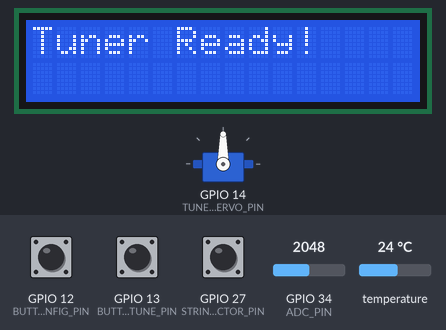
A program run on a simulated ESP32. Parts: 16×2 character LCD, servo. The test bench sets the inputs (shaded band); at power-on: GPIO 13 (BUTTON_TUNE_PIN) LOW, GPIO 34 (ADC_PIN) = 2048, GPIO 12 (BUTTON_CONFIG_PIN) LOW, GPIO 27 (STRING_SELECTOR_PIN) LOW, temperature 24 °C (analog values on the 0–4095 scale). What the program prints to the serial monitor is not drawn.

Above: at 1.2 s.
1.3 s: GPIO 13 (BUTTON_TUNE_PIN) pulled HIGH for 0.15 s
At 2.9 s:
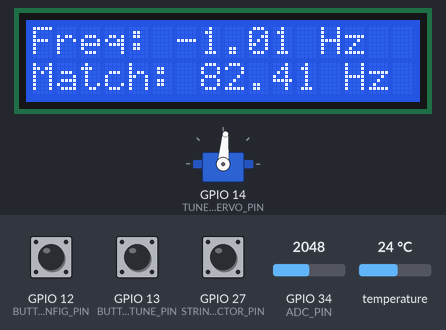
4.4 s: GPIO 34 (ADC_PIN) set to 432
7.4 s: GPIO 34 (ADC_PIN) set to 375
At 9.4 s:
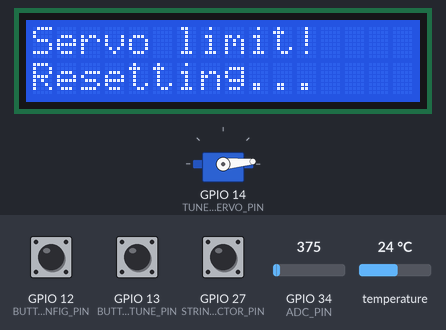
9.6 s: GPIO 12 (BUTTON_CONFIG_PIN) pulled HIGH for 0.15 s
At 11.4 s:
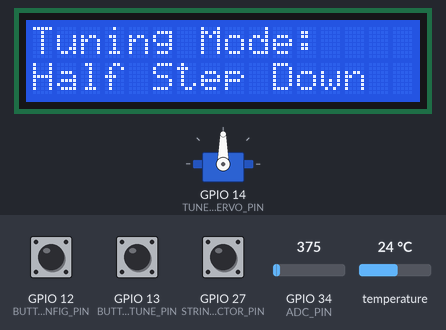
12.0 s: GPIO 12 (BUTTON_CONFIG_PIN) pulled HIGH for 1 s
At 12.6 s:
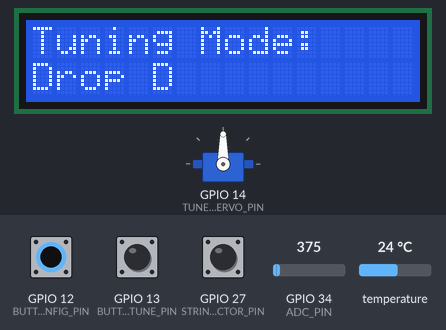
14.5 s: GPIO 12 (BUTTON_CONFIG_PIN) pulled HIGH for 0.15 s
At 15.7 s:
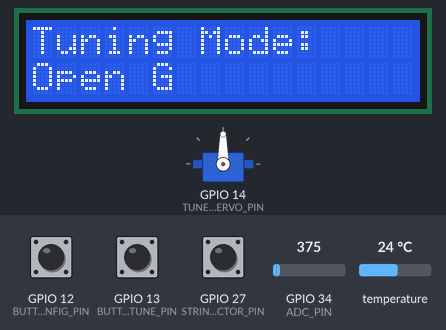
Timing chart, 0 to 17.1 s (numbered marks = the images above; inputs shaded):
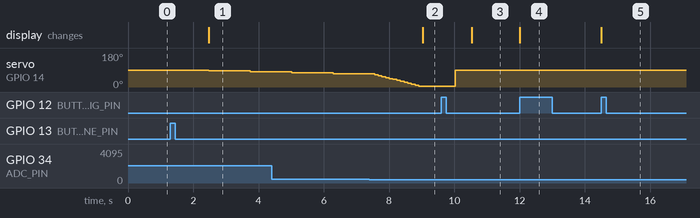

The program:

main.cpp
```cpp
#include <Arduino.h>
#include <arduinoFFT.h>
#include <ESP32Servo.h>
#include <SimpleKalmanFilter.h>
#include <LiquidCrystal.h>
#include <Adafruit_BMP280.h>
#include <WiFi.h>
// #include <ThingSpeak.h>

// wifi connection
const char* ssid = "Lucian's iPhone";
const char* password = "dont join";

// ESP32 pins
#define ADC_PIN 34
#define STRING_SELECTOR_PIN 27
#define BUTTON_CONFIG_PIN 12
#define BUTTON_TUNE_PIN 13
#define TUNER_SERVO_PIN 14

#define HISTORY_SIZE 5
double freqHistory[HISTORY_SIZE] = {0};
int historyIndex = 0;

// signal parameters
#define TOLERANCE 2
#define REFERENCE_SPEED 343.2
float frequency = 0;

bool isTuningEnabled = false;
bool isDisplayingTuningMode = false;
int currentConfig = 0;
int selectedString = 0;
double lastValidFrequency = -1.0;

const uint16_t SAMPLES = 4096;   // Number of FFT samples (power of 2)
const double SAMPLING_FREQUENCY = 4096; // Sampling frequency in Hz
float vReal[SAMPLES];  // Real part of FFT input
float vImag[SAMPLES];  // Imaginary part of FFT input

ArduinoFFT<float> FFT = ArduinoFFT<float>(vReal, vImag, SAMPLES, SAMPLING_FREQUENCY);

// BMP280, Servo, Kalman Filter, and LCD objects
Adafruit_BMP280 bmp;
Servo tuningServo;
SimpleKalmanFilter kalmanFilter(1, 1, 0.01);
LiquidCrystal lcd(19, 23, 18, 17, 16, 15);

struct Tuning {
  const char name[16];
  double frequencies[6];
};

// can totally add more :)
Tuning tuningConfigs[] = {
  {"Standard", {82.41, 110.00, 146.83, 196.00, 246.94, 329.63}},
  {"Half Step Down", {77.78, 104.00, 139.69, 185.00, 233.08, 311.13}},
  {"Drop D", {73.42, 110.00, 146.83, 196.00, 246.94, 329.63}},
  {"Open G", {82.41, 98.00, 123.47, 196.00, 246.94, 329.63}},
  {"Open D", {73.42, 98.00, 146.83, 185.00, 246.94, 329.63}}
};

// debouncing and interrupts
unsigned long lastButtonPress = 0;
const unsigned long debounceDelay = 300;
volatile bool tuneButtonPressed = false;
volatile bool stringSelectorPressed = false;
volatile bool configButtonPressed = false;

void IRAM_ATTR onConfigButtonPress() {
  configButtonPressed = true;
}

void IRAM_ATTR onTuneButtonPress() {
  tuneButtonPressed = true;
}

void IRAM_ATTR onStringSelectorPress() {
  stringSelectorPressed = true;
}


void handleButtons();
double getFrequencyFFT();
double getSpeedOfSound();
double smoothFrequency(double newFreq);
double compensateFrequency(double measuredFreq);
double autocorrectLowFreq(double lastValidFrequency, int stringIndex);
void lcdDisplay(double frequency, double targetFreq);
void adjustServo(double frequency, double targetFreq);

void handleButtons() {
  unsigned long currentMillis = millis();

  if (configButtonPressed && currentMillis - lastButtonPress > debounceDelay) {
    configButtonPressed = false;

    currentConfig = (currentConfig + 1) % (sizeof(tuningConfigs) / sizeof(tuningConfigs[0]));
    isDisplayingTuningMode = true;

    Serial.print("Selected Tuning: ");
    Serial.println(tuningConfigs[currentConfig].name);

    lcd.clear();
    lcd.setCursor(0, 0);
    lcd.print("Tuning Mode:");
    lcd.setCursor(0, 1);
    lcd.print(tuningConfigs[currentConfig].name);

    lastButtonPress = currentMillis;
  }

  if (tuneButtonPressed && currentMillis - lastButtonPress > debounceDelay) {
    tuneButtonPressed = false;

    isTuningEnabled = !isTuningEnabled;
    isDisplayingTuningMode = false;

    Serial.print("Tuning: ");
    Serial.println(isTuningEnabled ? "ON" : "OFF");

    lastButtonPress = currentMillis;
  }

  if (stringSelectorPressed && currentMillis - lastButtonPress > debounceDelay) {
    stringSelectorPressed = false;

    selectedString = (selectedString + 1) % 6;

    Serial.print("Selected String: ");
    Serial.println(selectedString + 1);

    lastButtonPress = currentMillis;
  }
}

void setup() {
  Serial.begin(115200);
  analogReadResolution(12);

  // WiFi.begin(ssid, password);
  // while (WiFi.status() != WL_CONNECTED) {
  //   delay(1000);
  //   Serial.println("Connecting to WiFi...");
  //   }
  // Serial.println("Connected to WiFi");
  // WiFiClient client;
  // unsigned long myChannelNumber = 2824966;
  // const char * myWriteAPIKey = "FPEIQA6RV3WTZD12";

  // ThingSpeak.begin(client);

  lcd.begin(16, 2);
  lcd.print("Tuner Ready!");
  tuningServo.attach(TUNER_SERVO_PIN);

  // pulldowns and interrupts
  pinMode(BUTTON_CONFIG_PIN, INPUT_PULLDOWN);
  pinMode(BUTTON_TUNE_PIN, INPUT_PULLDOWN);
  pinMode(STRING_SELECTOR_PIN, INPUT_PULLDOWN);
  attachInterrupt(digitalPinToInterrupt(BUTTON_CONFIG_PIN), onConfigButtonPress, RISING);
  attachInterrupt(digitalPinToInterrupt(BUTTON_TUNE_PIN), onTuneButtonPress, RISING);
  attachInterrupt(digitalPinToInterrupt(STRING_SELECTOR_PIN), onStringSelectorPress, RISING);

  tuningServo.write(90);

  if (!bmp.begin(0x77)) {
    Serial.println("BMP280 sensor not found!");
  }

    /* Default settings from datasheet. */
  bmp.setSampling(Adafruit_BMP280::MODE_NORMAL,     /* Operating Mode. */
                  Adafruit_BMP280::SAMPLING_X2,     /* Temp. oversampling */
                  Adafruit_BMP280::SAMPLING_X16,    /* Pressure oversampling */
                  Adafruit_BMP280::FILTER_X16,      /* Filtering. */
                  Adafruit_BMP280::STANDBY_MS_500); /* Standby elapsedTime. */
}

void loop() {
  handleButtons();

  if (!isDisplayingTuningMode && isTuningEnabled) {
    double rawFreq = getFrequencyFFT();
    if (rawFreq > 0) {
      frequency = smoothFrequency(rawFreq);
      lastValidFrequency = frequency;  // Store it
    }

    double correctedFreq = autocorrectLowFreq(lastValidFrequency, selectedString);
    double compensatedFreq = compensateFrequency(correctedFreq);
    double targetFreq = tuningConfigs[currentConfig].frequencies[selectedString];

    Serial.print("Raw Freq: ");
    Serial.print(rawFreq);
    Serial.print(" Hz -> Smoothed: ");
    Serial.println(frequency);

    lcdDisplay(compensatedFreq, targetFreq);
    adjustServo(compensatedFreq, targetFreq);
  }
}

double getFrequencyFFT() {
  double fundamental = 0;
  double prev_freq = 0;

  // 1) Sample
  unsigned long microsBetween = 1000000UL / SAMPLING_FREQUENCY;
  unsigned long lastMicros = micros();

  if (analogRead(ADC_PIN) >= 400) {

    for (int i = 0; i < SAMPLES; i++) {
      while (micros() - lastMicros < microsBetween);
      lastMicros += microsBetween;
      int a = analogRead(ADC_PIN);
      vReal[i] = a;
      vImag[i] = 0.0;
    }

    Serial.println("Finished sampling");

    // 2) FFT
    FFT.windowing(vReal, SAMPLES, FFT_WIN_TYP_HAMMING, FFT_FORWARD);
    FFT.compute(vReal, vImag, SAMPLES, FFT_FORWARD);
    FFT.complexToMagnitude(vReal, vImag, SAMPLES);

    // 3) Find top-3 peaks
    double peakMag[3]  = {0, 0, 0};
    double peakFreq[3] = {0, 0, 0};
    double binWidth = SAMPLING_FREQUENCY / double(SAMPLES);
    int half = SAMPLES / 2;

    for (int i = 1; i < half; i++) {
      double mag = vReal[i];
      double f = i * binWidth;

      if (f < 70.0 || f > 370.0) continue;

      if (mag > peakMag[0]) {
        peakMag[2] = peakMag[1]; peakFreq[2] = peakFreq[1];
        peakMag[1] = peakMag[0]; peakFreq[1] = peakFreq[0];
        peakMag[0] = mag;        peakFreq[0] = f;
      }
      else if (mag > peakMag[1]) {
        peakMag[2] = peakMag[1]; peakFreq[2] = peakFreq[1];
        peakMag[1] = mag;        peakFreq[1] = f;
      }
      else if (mag > peakMag[2]) {
        peakMag[2] = mag;
        peakFreq[2] = f;
      }
    }

    // 4) Choose fundamental (lowest of top 3)
    fundamental = peakFreq[0];
    for (int k = 1; k < 3; k++) {
      if (peakFreq[k] > 0 && peakFreq[k] < fundamental) {
        fundamental = peakFreq[k];
      }
    }

    if (peakFreq[0] < 100.0 || fundamental < 70.0 || fundamental > 370.0) {
      return -1.0;
    }

    // 5) Harmonic check (div by 2 or 3)
    double adjustedFreq = fundamental;
    int binFund = round(fundamental / binWidth);
    int binDiv2 = round((fundamental / 2.0) / binWidth);
    int binDiv3 = round((fundamental / 3.0) / binWidth);

    if (binDiv2 > 1 && vReal[binDiv2] > (0.25 * vReal[binFund])) {
      adjustedFreq = fundamental / 2.0;
    } else if (binDiv3 > 1 && vReal[binDiv3] > (0.25 * vReal[binFund])) {
      adjustedFreq = fundamental / 3.0;
    }

    prev_freq = adjustedFreq;

    Serial.print(prev_freq);

  } else {
    lcdDisplay(prev_freq, tuningConfigs[currentConfig].frequencies[selectedString]);
  }

  return prev_freq;
}

double autocorrectLowFreq(double detectedFreq, int stringIndex) {
  // Only apply for low E (index 0) and A (index 1)
  if (stringIndex > 1 || detectedFreq < 70.0 || detectedFreq > 370.0) return detectedFreq;

  // Check for possible octave harmonics
  if (detectedFreq > 140.0 && detectedFreq < 180.0) {
    double half = detectedFreq / 2.0;
    if (half > 70.0 && half < 100.0) {
      Serial.println("Autocorrected by /2");
      return half;
    }
  }

  if (detectedFreq > 240.0 && detectedFreq < 270.0) {
    double third = detectedFreq / 3.0;
    if (third > 70.0 && third < 100.0) {
      Serial.println("Autocorrected by /3");
      return third;
    }
  }

  return detectedFreq;
}


double getSpeedOfSound() {
  double temperature = bmp.readTemperature();
  double humidity = 50.0;
  double speedOfSound = 331.3 + (0.606 * temperature) + (0.0124 * humidity);
  return speedOfSound;
}

double compensateFrequency(double measuredFreq) {
  double actualSpeed = getSpeedOfSound();
  return measuredFreq * (actualSpeed / REFERENCE_SPEED);
}

double smoothFrequency(double newFreq) {
  // Sanity check: discard clearly bad values
  if (newFreq < 40 || newFreq > 1000) return freqHistory[(historyIndex - 1 + HISTORY_SIZE) % HISTORY_SIZE];

  // Save new value into circular buffer
  freqHistory[historyIndex] = newFreq;
  historyIndex = (historyIndex + 1) % HISTORY_SIZE;

  // Copy and sort for median
  double sorted[HISTORY_SIZE];
  memcpy(sorted, freqHistory, sizeof(freqHistory));
  for (int i = 0; i < HISTORY_SIZE - 1; i++) {
    for (int j = i + 1; j < HISTORY_SIZE; j++) {
      if (sorted[i] > sorted[j]) {
        double temp = sorted[i];
        sorted[i] = sorted[j];
        sorted[j] = temp;
      }
    }
  }

  return sorted[HISTORY_SIZE / 2]; // return median
}

void lcdDisplay(double frequency, double targetFreq) {
  lcd.clear();
  lcd.setCursor(0, 0);
  lcd.print("Freq: ");
  lcd.print(frequency, 2);
  lcd.print(" Hz");
  lcd.setCursor(0, 1);
  lcd.print("Match: ");
  lcd.print(targetFreq, 2);
  lcd.print(" Hz");
}

void adjustServo(double currentFreq, double targetFreq) {
    static int servo_angle = tuningServo.read();  // Keep track of current servo position

    // Calculate the frequency error
    double error = targetFreq - currentFreq;
    double tolerance = 2.0;  // Frequency tolerance (Hz)

    // If the frequency is within tolerance, stop tuning
    if (abs(error) <= tolerance) {
        Serial.println("Frequency matched! Stopping tuning...");
        lcd.clear();
        lcd.setCursor(0, 0);
        lcd.print("In tune!");
        return;  // Exit the function early to stop adjusting the servo
    }

    // Calculate the tuning period based on the frequency error
    double tunePeriod = abs(error) * 3.0;  // Lower factor for smoother adjustment
    int direction = ((error > 0) ? 1 : -1) * -1;

    // Calculate change in angle
    int servoDelta = direction * (int)(tunePeriod);

    // Limit max movement
    if (servoDelta > 5) servoDelta = 5;
    if (servoDelta < -5) servoDelta = -5;

    // Adjust angle
    servo_angle += servoDelta;
    servo_angle = constrain(servo_angle, 0, 180);  // Stay within bounds

    // Check for limit reached
    if (servo_angle == 0 || servo_angle == 180) {
        Serial.println("Servo reached limit! Resetting...");
        lcd.clear();
        lcd.setCursor(0, 0);
        lcd.print("Servo limit!");
        lcd.setCursor(0, 1);
        lcd.print("Resetting...");

        delay(1000);  // Pause for user to see message

        // Reset to neutral position (optional)
        servo_angle = 90;
        tuningServo.write(servo_angle);
        delay(500);  // Give it time to move

        // Return to stop adjusting after hitting limit
        return;
    }

    // Move the servo
    tuningServo.write(servo_angle);
    delay(100);

    Serial.print("Servo Angle: ");
    Serial.println(servo_angle);
}


// void uploadThingSpeak() {
//   ThingSpeak.setField(1, analogRead(34));
//   int x = ThingSpeak.writeFields(2824966, "FPEIQA6RV3WTZD12");
//   if (x == 200){
//     Serial.println("Channel update successful.");
//   }
//   else {
//     Serial.println("Problem updating channel. HTTP error code " + String(x));
//   }
// }
```

Measured:
- the behaviour switches between 400 and 399 on GPIO 34 (ADC_PIN) (found by bisection; images 1 and 2)
- after the input at 1.3 s, servo on GPIO 14 (TUNER_SERVO_PIN): 90° → 85° after 1.2 s, → 80° 1.3 s later; the display: changes after 1.2 s (image 1)
- after the input at 7.4 s, the display: changes after 1.6 s (image 2)
- after the input at 9.6 s, servo on GPIO 14 (TUNER_SERVO_PIN): goes on until 10.0 s, then stays 90°; the display: changes after 0.94 s (image 3)
- after the input at 12.0 s, the display: changes at once (image 4)
- after the input at 14.5 s, the display: changes at once (image 5)
